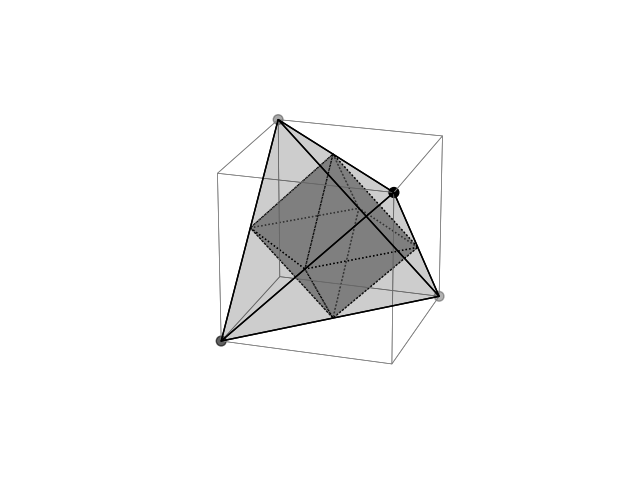

This figure's Python source:
import matplotlib.pyplot as plt
from mpl_toolkits.mplot3d.art3d import Poly3DCollection
import numpy as np

# Define the vertices of a tetrahedron
vertices_t = np.array([[-1, -1, -1], [-1, 1, 1], [1, -1, 1], [1, 1, -1]])
vertices_cu = np.array([[1, 1, 1], [-1, 1, 1], [-1, -1, 1], [1, -1, 1], [1, 1, -1], [-1, 1, -1], [-1, -1, -1], [1, -1, -1]])
vertices_oc = np.array([[ 1,  0,  0], [-1,  0,  0], [ 0,  1,  0], [ 0, -1,  0], [ 0,  0,  1], [ 0,  0, -1]])

# Define the faces of the tetrahedron by the vertices
faces_t = [[vertices_t[j] for j in face] for face in [[0, 1, 2], [0, 1, 3], [0, 2, 3], [1, 2, 3]]]
faces_oc = [[vertices_oc[j] for j in face] for face in [[0, 2, 4], [0, 3, 4], [1, 2, 4], [1, 3, 4], [0, 2, 5], [0, 3, 5], [1, 2, 5], [1, 3, 5]]]
faces_oc2 = [[vertices_oc[j] for j in face] for face in [[0, 1, 2, 3], [0, 1, 4, 5], [2, 3, 4, 5]]]
faces_cu = [[vertices_cu[j] for j in face] for face in [[0, 1, 2, 3], [4, 5, 6, 7], [0, 3, 7, 4], [1, 2, 6, 5], [0, 1, 5, 4], [2, 3, 7, 6]]]


# Plot the tetrahedron
fig = plt.figure()
ax = fig.add_subplot(111, projection='3d')

# Draw the faces
ax.add_collection3d(Poly3DCollection(faces_cu, facecolors=None, linewidth=1, ls= '-', lw= 0.5, edgecolors='gray', alpha=0), zs= 0)
ax.add_collection3d(Poly3DCollection(faces_oc, facecolors='black', linewidth=1, edgecolors='black', ls= ":",  alpha=0.1), zs= 1)
#ax.add_collection3d(Poly3DCollection(faces_oc2, facecolors='black', linewidth=0, edgecolors='black', ls= "",  alpha=0.1), zs= 1)
ax.add_collection3d(Poly3DCollection(faces_t, facecolors='black', linewidth=1, edgecolors='black', alpha=0.1), zs= 2)
ax.scatter(vertices_t[:, 0], vertices_t[:, 1], vertices_t[:, 2], color='black', s=50, depthshade=False)

# Set the aspect ratio for the plot to be equal
ax.set_box_aspect([1, 1, 1])

ax.set_axis_off()
ax.grid(None)

lim = 1.25
ax.set_xlim([-lim, lim])
ax.set_ylim([-lim, lim])
ax.set_zlim([-lim, lim])

plt.show()
